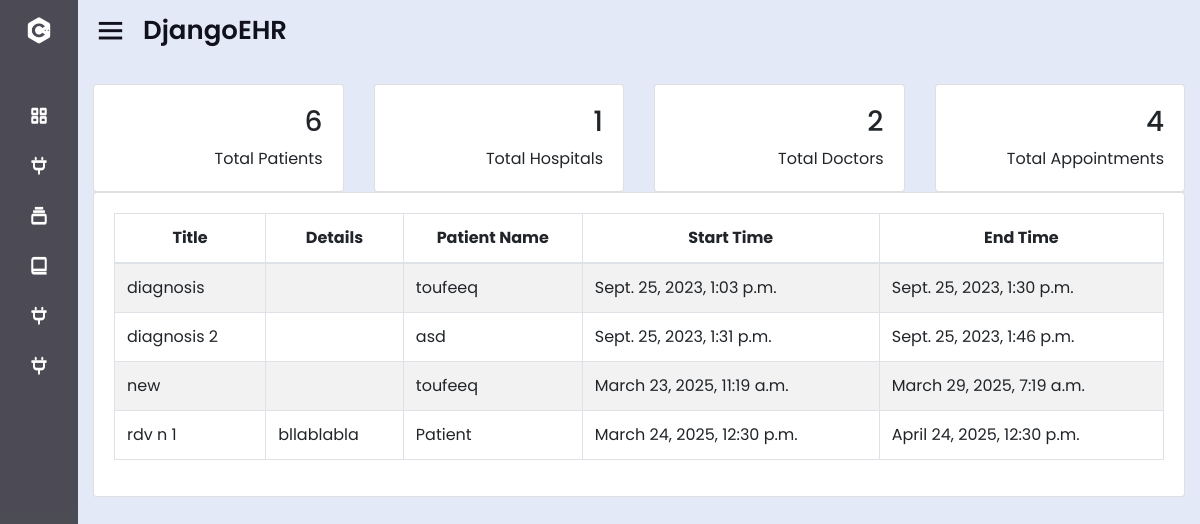
Page / (signed in) on the earlier database version.
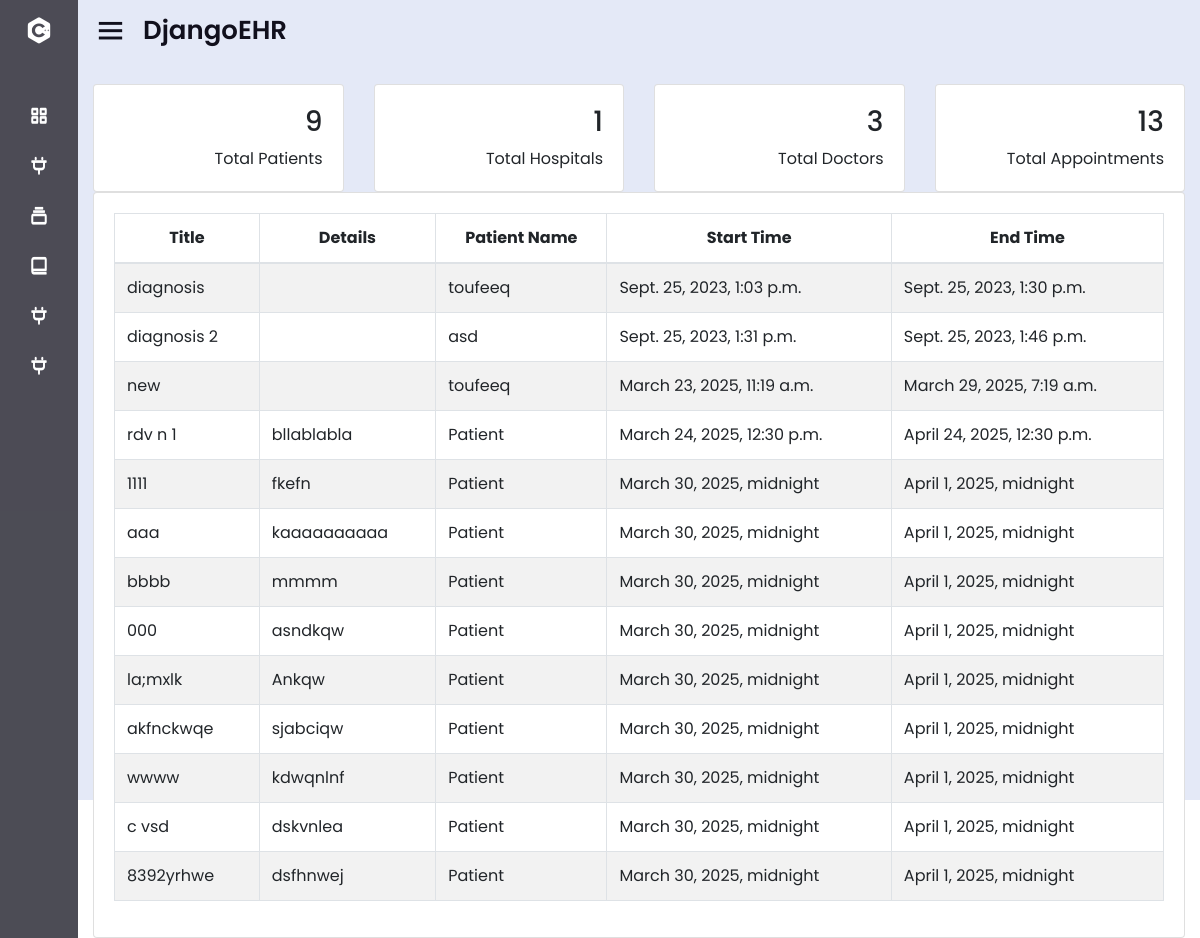
Same page on the later database version.
### patient/models.py (models this page shows, shortened)
class Appointment(models.Model):
    patient = models.ForeignKey(Patient, on_delete=models.CASCADE)
    doctor = models.ForeignKey(Doctor, on_delete=models.CASCADE)
    title = models.CharField(max_length=100)
    statut = models.CharField(max_length=20, choices=[('en_attente', 'En attente'), ('confirme', 'Confirmé'), ('annule', 'Annulé')], default='en_attente')
    start_datetime = models.DateTimeField()
    end_datetime = models.DateTimeField()
    detail = models.TextField()
    hospital = models.ForeignKey(Hospital, on_delete=models.CASCADE)
    statut = models.CharField(
    max_length=20,
    choices=[
        ('en_attente', 'En attente'),
        ('confirme', 'Confirmé'),
        ('refuse', 'Refusé')
    ],
    default='en_attente'
    )

class Patient(models.Model):
    user = models.OneToOneField(User, on_delete=models.CASCADE, null=True, blank=True)
    username = models.CharField(max_length=100, blank=True, null=True)
    date_of_birth = models.DateField(blank=True, null=True)
    address = models.TextField()
    medical_history = models.TextField(blank=True)
    email = models.EmailField(blank=True, null=True)
    MRN = models.CharField(max_length=20, unique=True, null=True)
    def __str__(self):
        return self.username or "Patient"

### patient/views.py (the view)
# urls.py: path("", views.home, name="home"),
def home(request):
    appointments = Appointment.objects.all()
    patient_total=Patient.objects.count()
    doctor_total=Doctor.objects.count()
    appointment_total=Appointment.objects.count()
    hospital_total=Hospital.objects.count()
    return render(request, "patient/home.html", {"appointments": appointments, "patient_total":patient_total, "doctor_total":doctor_total, "appointment_total":appointment_total, "hospital_total":hospital_total})

### patient/templates/patient/home.html (shortened to what this page needs)
{% extends "patient/base.html" %}
{% block content %}
{% block extrascripts %}
<link rel="stylesheet" href="https://cdnjs.cloudflare.com/ajax/libs/font-awesome/5.15.3/css/all.min.css">
<link rel="stylesheet" type="text/css" href="https://stackpath.bootstrapcdn.com/bootstrap/4.4.1/css/bootstrap.min.css">
<link rel="stylesheet" type="text/css" href="https://pixinvent.com/stack-responsive-bootstrap-4-admin-template/app-assets/css/bootstrap-extended.min.css">
<link rel="stylesheet" type="text/css" href="https://pixinvent.com/stack-responsive-bootstrap-4-admin-template/app-assets/fonts/simple-line-icons/style.min.css">
<link rel="stylesheet" type="text/css" href="https://pixinvent.com/stack-responsive-bootstrap-4-admin-template/app-assets/css/colors.min.css">
<link rel="stylesheet" type="text/css" href="https://pixinvent.com/stack-responsive-bootstrap-4-admin-template/app-assets/css/bootstrap.min.css">
{% endblock extrascripts %}
<br>
{% if user.is_authenticated %}
<div class="grey-bg container-fluid">
  <section id="minimal-statistics">
    <div class="row">
      <div class="col-xl-3 col-sm-6 col-12">
        <div class="card">
          <div class="card-content">
            <div class="card-body">
              <div class="media d-flex">
                <div class="media-body text-right">
                  <h3>{{patient_total}}</h3>
                  <span>Total Patients</span>
                </div>
              </div>
            </div>
          </div>
        </div>
      </div>
      {% if user.profile.role != 'patient' %}
      <div class="col-xl-3 col-sm-6 col-12">
        <div class="card">
          <div class="card-content">
            <div class="card-body">
              <div class="media d-flex">
                <div class="media-body text-right">
                  <h3>{{hospital_total}}</h3>
                  <span>Total Hospitals</span>
                </div>
              </div>
            </div>
          </div>
        </div>
      </div>
      <div class="col-xl-3 col-sm-6 col-12">
        <div class="card">
          <div class="card-content">
            <div class="card-body">
              <div class="media d-flex">
                <div class="media-body text-right">
                  <h3>{{doctor_total}}</h3>
                  <span>Total Doctors</span>
                </div>
              </div>
            </div>
          </div>
        </div>
      </div>
      {% endif %}
      <div class="col-xl-3 col-sm-6 col-12">
        <div class="card">
          <div class="card-content">
            <div class="card-body">
              <div class="media d-flex">
                <div class="media-body text-right">
                  <h3>{{appointment_total}}</h3>
                  <span>Total Appointments</span>
                </div>
              </div>
            </div>
          </div>
        </div>
      </div>
      {% if user.profile.role != 'patient' %}
      <div class="col-12">
        <div class="card">
          <div class="card-content">
            <div class="card-body">
              <table id="example" class="table table-striped table-bordered" style="width:100%">
                <thead>
                    <tr style="text-align:center">
                      <th>Title</th>
                      <th>Details</th>
                      <th>Patient Name</th>
                      <th>Start Time</th>
                      <th>End Time</th>
                    </tr>
                </thead>
                <tbody>
                    {% for x in appointments %}
                    <tr>
                        <td>{{ x.title }}</td>
                        <td>{{ x.detail }}</td>
                        <td>{{ x.patient }}</td>
                        <td>{{ x.start_datetime }}</td>
                        <td>{{ x.end_datetime }}</td>
                    </tr>
                    {% endfor %}
                </tbody>
            </table>
            </div>
          </div>
        </div>
      </div>
      {% endif %}
    </div>
  </section>
</div>
{% endif %}
{% endblock %}

Differences in the rows shown:
added Appointment: title "1111", detail "fkefn", patient "Patient", start_datetime "March 30, 2025, midnight", end_datetime "April 1, 2025, midnight"
added Appointment: title "aaa", detail "kaaaaaaaaaa", patient "Patient", start_datetime "March 30, 2025, midnight", end_datetime "April 1, 2025, midnight"
added Appointment: title "bbbb", detail "mmmm", patient "Patient", start_datetime "March 30, 2025, midnight", end_datetime "April 1, 2025, midnight"
added Appointment: title "000", detail "asndkqw", patient "Patient", start_datetime "March 30, 2025, midnight", end_datetime "April 1, 2025, midnight"
added Appointment: title "la;mxlk", detail "Ankqw", patient "Patient", start_datetime "March 30, 2025, midnight", end_datetime "April 1, 2025, midnight"
added Appointment: title "akfnckwqe", detail "sjabciqw", patient "Patient", start_datetime "March 30, 2025, midnight", end_datetime "April 1, 2025, midnight"
added Appointment: title "wwww", detail "kdwqnlnf", patient "Patient", start_datetime "March 30, 2025, midnight", end_datetime "April 1, 2025, midnight"
added Appointment: title "c vsd", detail "dskvnlea", patient "Patient", start_datetime "March 30, 2025, midnight", end_datetime "April 1, 2025, midnight"
added Appointment: title "8392yrhwe", detail "dsfhnwej", patient "Patient", start_datetime "March 30, 2025, midnight", end_datetime "April 1, 2025, midnight"
Other differences:
{{ patient_total }}: "6" → "9"
{{ doctor_total }}: "2" → "3"
{{ appointment_total }}: "4" → "13"
